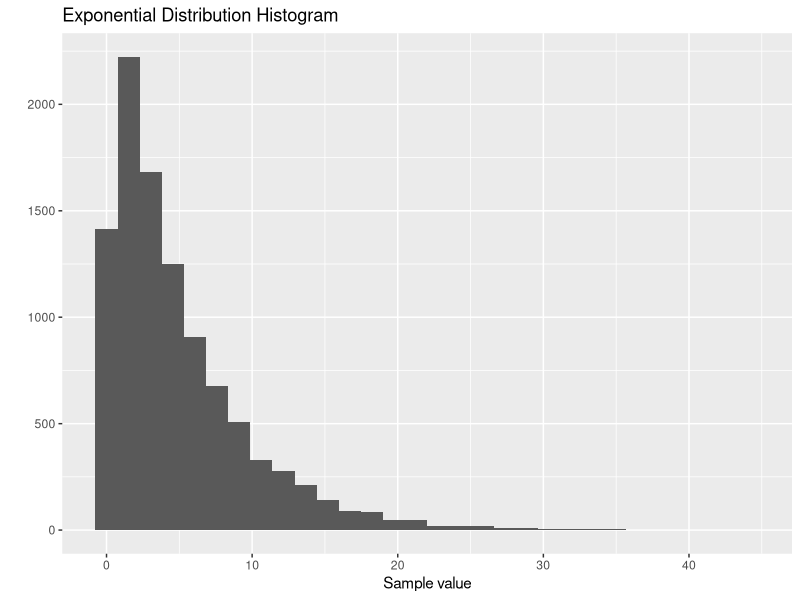
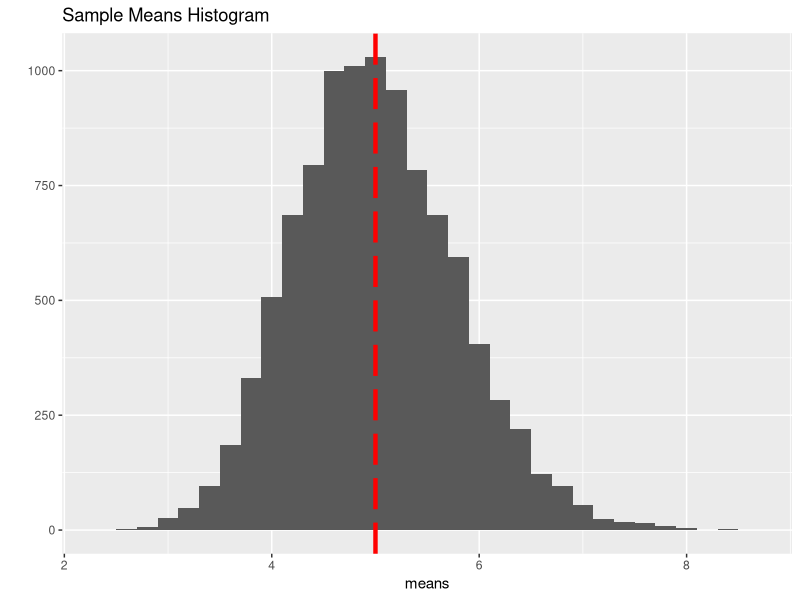
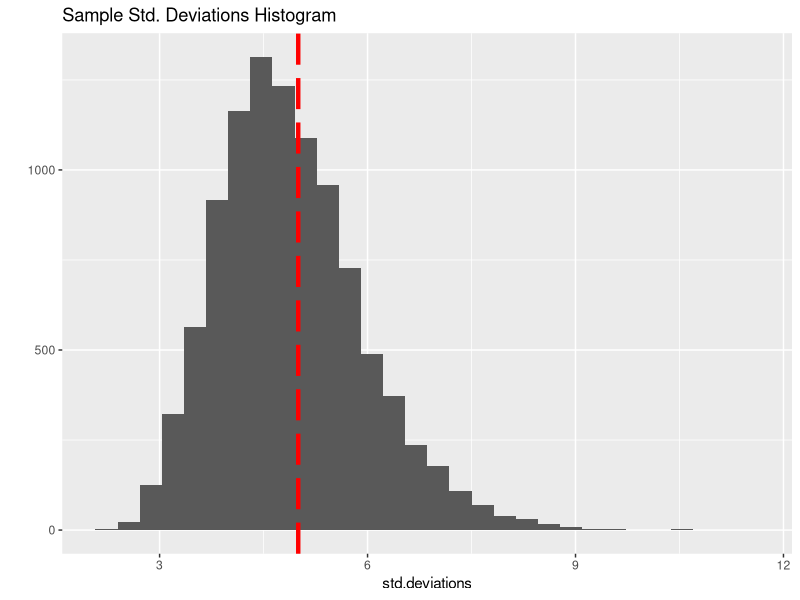
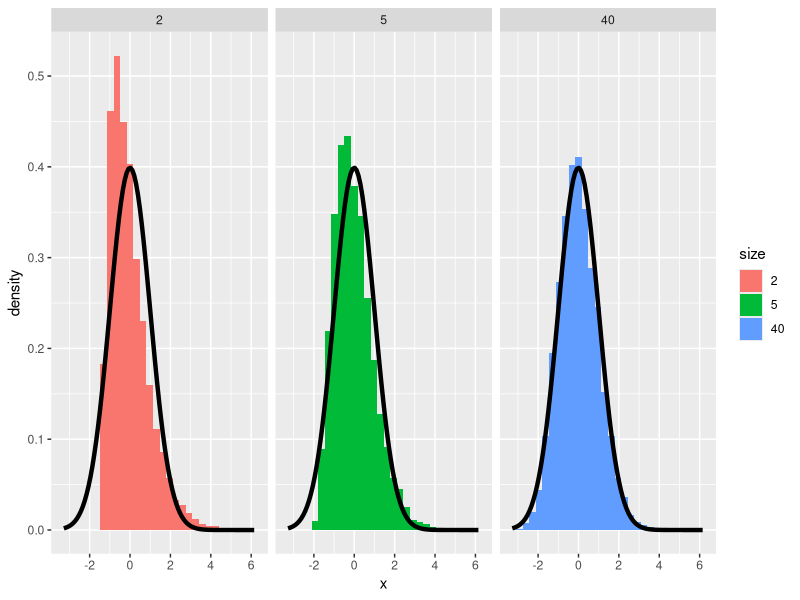

Reproduce these figures in R, in order.
## ---- chunk 1
n <- 40                       # sample size
nosim <- 10000                # number of observations
lambda <- 0.2                 # exponential distribution rate
population.mean <- 1 / lambda # theoretical mean
population.sd <- 1 / lambda   # theoretical std. deviation
samples <- matrix(rexp(nosim * n, rate = lambda), nrow = nosim)

library(ggplot2)
qplot(samples[, 1], geom = "histogram", xlab = "Sample value", main = "Exponential Distribution Histogram")
## ---- chunk 2
means <- rowMeans(samples)
g <- qplot(means, geom = "histogram", main = "Sample Means Histogram", binwidth = 0.2)
g <- g + geom_vline(xintercept = population.mean, colour = "red", linetype = "longdash", size = 1.5)
g
## ---- chunk 3
paste(round(abs(mean(means) - population.mean) * 100 / population.mean, 1), "%", sep = "")
## ---- chunk 4
std.deviations <- apply(samples, 1, sd)
g <- qplot(std.deviations, geom = "histogram", main = "Sample Std. Deviations Histogram")
g <- g + geom_vline(xintercept = population.sd, colour = "red", linetype = "longdash", size = 1.5)
g
## ---- chunk 5
cfunc <- function(x, n) (mean(x) - population.mean) / (population.sd / sqrt(n))
dat <- data.frame(
  x = c(apply(samples[, 1:2], 1, cfunc, 2),
        apply(samples[, 1:5], 1, cfunc, 5),
        apply(samples[, 1:40], 1, cfunc, 40)),
  size = factor(rep(c(2, 5, 40), rep(nosim, 3))))
g <- ggplot(dat, aes(x = x, fill = size)) + geom_histogram(aes(y = ..density..)) 
g <- g + stat_function(fun = dnorm, colour = "black", size = 1.5)
g + facet_grid(. ~ size)
